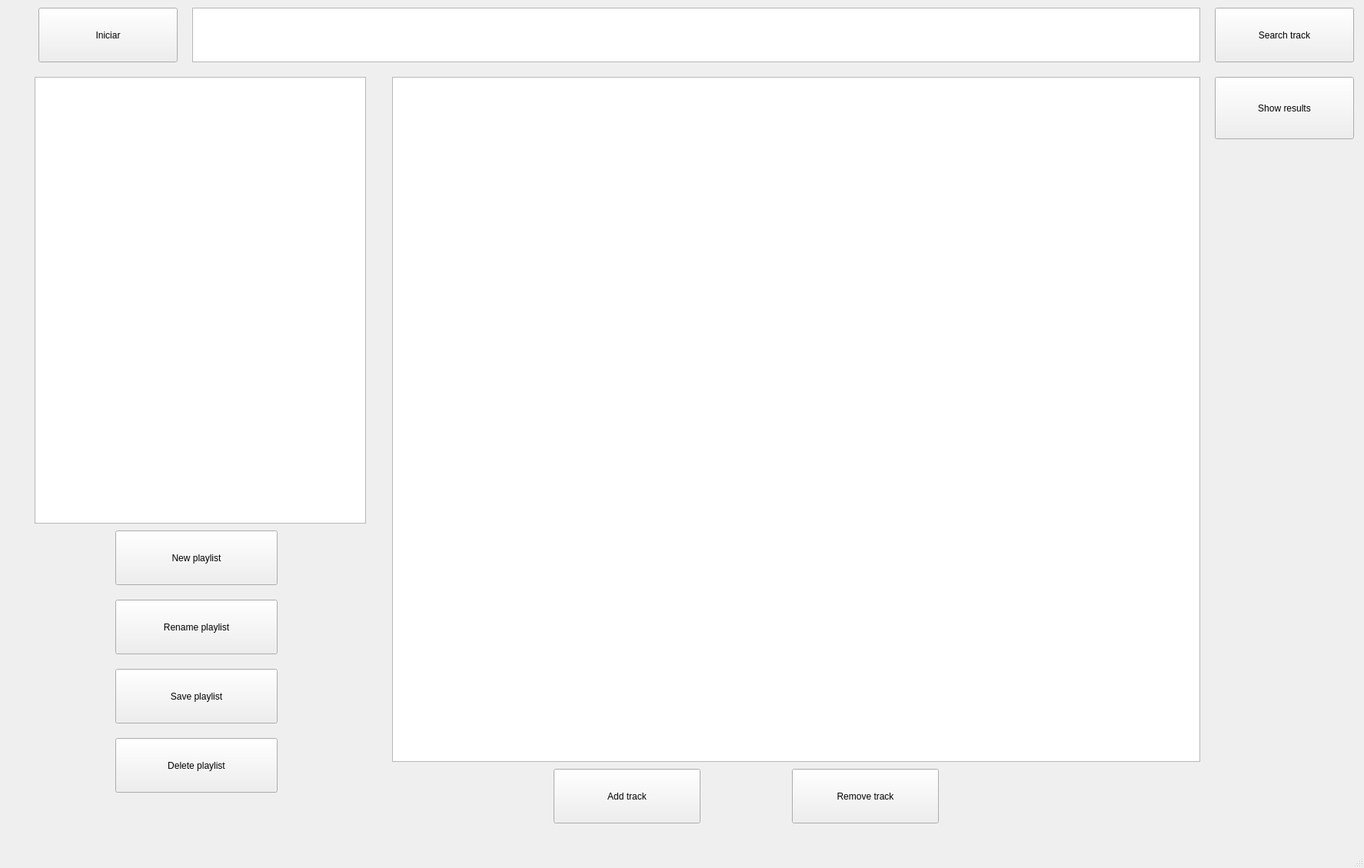
<?xml version="1.0" encoding="UTF-8"?>
<ui version="4.0">
 <class>MainWindow</class>
 <widget class="QMainWindow" name="MainWindow">
  <property name="geometry">
   <rect>
    <x>0</x>
    <y>0</y>
    <width>1774</width>
    <height>1129</height>
   </rect>
  </property>
  <property name="windowTitle">
   <string>MainWindow</string>
  </property>
  <widget class="QWidget" name="centralwidget">
   <widget class="QPushButton" name="iniciarButton">
    <property name="geometry">
     <rect>
      <x>50</x>
      <y>10</y>
      <width>181</width>
      <height>71</height>
     </rect>
    </property>
    <property name="text">
     <string>Iniciar</string>
    </property>
   </widget>
   <widget class="QPushButton" name="searchButton">
    <property name="geometry">
     <rect>
      <x>1580</x>
      <y>10</y>
      <width>181</width>
      <height>71</height>
     </rect>
    </property>
    <property name="text">
     <string>Search track</string>
    </property>
   </widget>
   <widget class="QPlainTextEdit" name="teOutput">
    <property name="geometry">
     <rect>
      <x>250</x>
      <y>10</y>
      <width>1311</width>
      <height>71</height>
     </rect>
    </property>
    <property name="plainText">
     <string/>
    </property>
    <property name="overwriteMode">
     <bool>false</bool>
    </property>
    <property name="centerOnScroll">
     <bool>false</bool>
    </property>
   </widget>
   <widget class="QListWidget" name="listWidget">
    <property name="geometry">
     <rect>
      <x>510</x>
      <y>100</y>
      <width>1051</width>
      <height>891</height>
     </rect>
    </property>
   </widget>
   <widget class="QPushButton" name="showResultsButton">
    <property name="geometry">
     <rect>
      <x>1580</x>
      <y>100</y>
      <width>181</width>
      <height>81</height>
     </rect>
    </property>
    <property name="text">
     <string>Show results</string>
    </property>
   </widget>
   <widget class="QPushButton" name="renamePlaylistButton">
    <property name="geometry">
     <rect>
      <x>150</x>
      <y>780</y>
      <width>211</width>
      <height>71</height>
     </rect>
    </property>
    <property name="text">
     <string>Rename playlist</string>
    </property>
   </widget>
   <widget class="QPushButton" name="newPlaylistButton">
    <property name="geometry">
     <rect>
      <x>150</x>
      <y>690</y>
      <width>211</width>
      <height>71</height>
     </rect>
    </property>
    <property name="text">
     <string>New playlist</string>
    </property>
   </widget>
   <widget class="QListWidget" name="auxListWidget">
    <property name="geometry">
     <rect>
      <x>45</x>
      <y>100</y>
      <width>431</width>
      <height>581</height>
     </rect>
    </property>
   </widget>
   <widget class="QPushButton" name="addTrackButton">
    <property name="geometry">
     <rect>
      <x>720</x>
      <y>1000</y>
      <width>191</width>
      <height>71</height>
     </rect>
    </property>
    <property name="text">
     <string>Add track</string>
    </property>
   </widget>
   <widget class="QPushButton" name="removeTrackButton">
    <property name="geometry">
     <rect>
      <x>1030</x>
      <y>1000</y>
      <width>191</width>
      <height>71</height>
     </rect>
    </property>
    <property name="text">
     <string>Remove track</string>
    </property>
   </widget>
   <widget class="QPushButton" name="deletePlaylistButton">
    <property name="geometry">
     <rect>
      <x>150</x>
      <y>960</y>
      <width>211</width>
      <height>71</height>
     </rect>
    </property>
    <property name="text">
     <string>Delete playlist</string>
    </property>
   </widget>
   <widget class="QPushButton" name="savePlaylistButton">
    <property name="geometry">
     <rect>
      <x>150</x>
      <y>870</y>
      <width>211</width>
      <height>71</height>
     </rect>
    </property>
    <property name="text">
     <string>Save playlist</string>
    </property>
   </widget>
  </widget>
  <widget class="QMenuBar" name="menubar">
   <property name="geometry">
    <rect>
     <x>0</x>
     <y>0</y>
     <width>1774</width>
     <height>21</height>
    </rect>
   </property>
  </widget>
  <widget class="QStatusBar" name="statusbar"/>
 </widget>
 <resources/>
 <connections/>
</ui>
